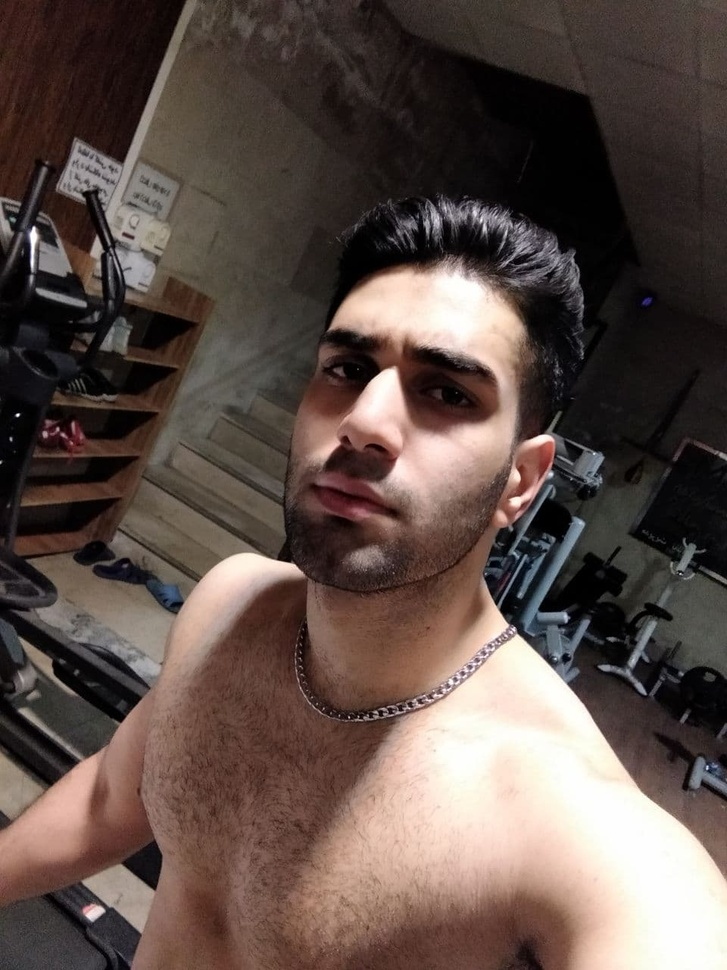
#> input picture image.jpg, 727 x 970 px, shrunk from 960 x 1280 before the run
$ python cv2-9-cropping.py
#> lines starting #> are read from the running program, lines starting #| are printed output that depends on the picture
from cv2 import cv2
import numpy as np

image = cv2.imread("./image.jpg")
#> image is the input picture: shape (970, 727, 3); mean B, G, R 72.8, 78.9, 94.2
height, width = image.shape[:2]
#> height = 970; width = 727

# Let's get the starting pixel coordinates (top Left of cropping rectangle)
start_row, start_col = int(height * .25), int(width * .25)
#> start_row = 242; start_col = 181

# Let's get the ending pixel corrdinates (bottom right)
end_row, end_col = int(height * .75), int(width * .75)
#> end_row = 727; end_col = 545

# Simply use indexing to crop out the rectangle we desire
cropped = image[start_row:end_row, start_col: end_col]
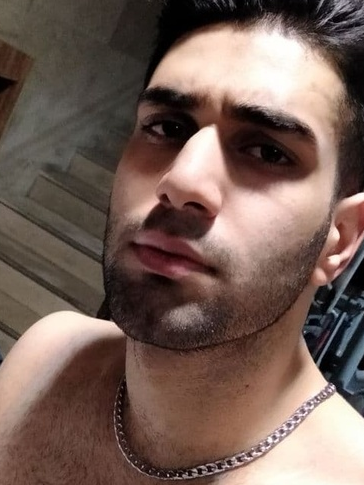
#> cropped: shape (485, 364, 3); mean B, G, R 86.6, 95.2, 116.6


cv2.imshow("Original Image", image)
cv2.waitKey(0)
cv2.imshow("Cropped Image", cropped)
cv2.waitKey(0)
cv2.destroyAllWindows()
